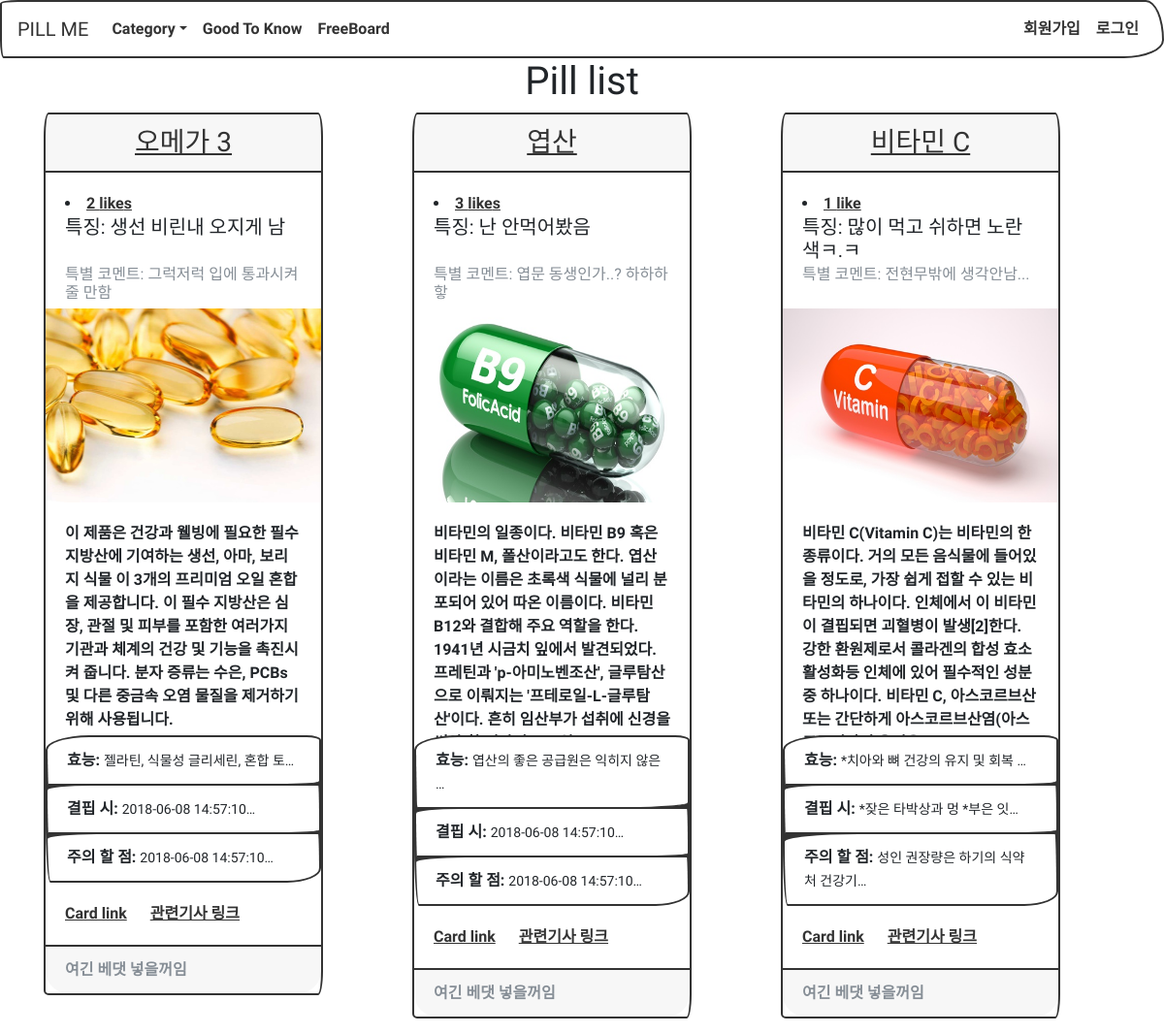
Screenshot of /pills/pill_list/ with the database file from the repository.
### pills/models.py (models this page shows, shortened)
class Pills(models.Model):
	name			= models.CharField(max_length=20, null=False)
	feature			= models.TextField(max_length=50, null=True)
	editor_said		= models.TextField(max_length=50, null=True)
	description		= models.TextField(max_length=2000)
	where_it_from	= models.TextField(max_length=2000)
	benefit			= models.TextField(max_length=2000)
	shortage		= models.TextField(max_length=2000)
	careful			= models.TextField(max_length=2000)
	category_body	= models.ManyToManyField(Categories_Body)
	category_gender	= models.ManyToManyField(Categories_Gender)
	image			= models.ImageField(upload_to='upload_images/pills/%Y/%m/%d')
	like_user_set	= models.ManyToManyField(settings.AUTH_USER_MODEL,
												blank=True,
												related_name='like_user_set',
												through='Like')
	def get_absolute_url(self):
		return reverse('pills:pill_detail', args=[self.id])
	def like_count(self):
		return self.like_user_set.count()

### pills/views.py (the view)
class PillListView(ListView):
	model = Pills
	template_name = "pills/pill_list.html"
	def get_context_data(self, **kwargs):
		context = super(PillListView, self).get_context_data(**kwargs)
		return context
	def get_queryset(self, *args, **kwargs):
		qs = Pills.objects.all()
		print(self.request.GET)
		query = self.request.GET.get("q", None)
		if query is not None:
			qs = qs.filter(
					Q(name__icontains=query)
				)
		return qs

### pills/templates/pills/pill_list.html (shortened to what this page needs)
{% extends "base.html" %}
{% block content %}
<h1 style="text-align: center;">Pill list</h1>
	<div class='container'>
  		<div class="row">
  		{% for pills in object_list %}
  			<div class="col-lg-4">
			  	<div class="card mb-3" style="width: 18rem;">
			  		<a href="{{ pills.get_absolute_url }}"><h3 class="card-header" style="text-align: center;">{{ pills.name }}</h3></a>
			  		<div class="card-body">
			  		<li>
					    <a href="{% url 'pills:pill_like' pills.pk %}">{{ pills.like_count }} like{{ pills.like_count|pluralize }}</a>
					</li>
			  			<h5 class="card-title" style="height: 45px;"">특징: {{ pills.feature }}</h5>
			  			<h6 class="card-subtitle text-muted" style="height: 25px;">특별 코멘트: {{ pills.editor_said }}</h6>
			  		</div>
			  		<img style="height: 200px; width: 100%; display: block;" src="{{ pills.image.url }}" alt="Card image">
			  		<div class="card-body">
			  			<p class="card-text" style="height: 200px;">{{ pills.description|truncatechars:200 }}</p>
			  		</div>
			  		<ul class="list-group list-group-flush">
			  			<li class="list-group-item"><b>효능:</b> <small>{{ pills.benefit|truncatechars:20 }}</small></li>
			  			<li class="list-group-item"><b>결핍 시:</b> <small>{{ pills.shortage|truncatechars:20 }}</small></li>
			  			<li class="list-group-item"><b>주의 할 점:</b> <small>{{ pills.careful|truncatechars:20 }}</small></li>
			  		</ul>
			  		<div class="card-body">
			 			<a href="#" class="card-link">Card link</a>
			  			<a href="#" class="card-link">관련기사 링크</a>
			  		</div>
			  		<div class="card-footer text-muted">
			  			여긴 베댓 넣을꺼임
			  		</div>
		  		</div>
		  	</div>
		{% endfor %}
{% endblock %}

### rows the page displays
Pills: name "오메가 3", like_count "2", feature "생선 비린내 오지게 남", editor_said "그럭저럭 입에 통과시켜 줄 만함", image (picture), description "이 제품은 건강과 웰빙에 필요한 필수 지방산에 기여하는 생선, 아마, 보리지 식물 이 3개의 프리미엄 오일 혼합을 제공합니다. 이 필수 지방산은 심장, 관절 및 피부를 포함한 여러가지 기관과 체계의 건강 및 기능을 촉진시켜 줍니다. 분자 증류는 수은, PCBs 및 다른 중금속 오염 물질을 제거하기 위해 사용됩니다.", benefit "젤라틴, 식물성 글리세린, 혼합 토…", shortage "2018-06-08 14:57:10…", careful "2018-06-08 14:57:10…"
Pills: name "엽산", like_count "3", feature "난 안먹어봤음", editor_said "엽문 동생인가..? 하하하핳", image (picture), description "비타민의 일종이다. 비타민 B9 혹은 비타민 M, 폴산이라고도 한다. 엽산이라는 이름은 초록색 식물에 널리 분포되어 있어 따온 이름이다. 비타민 B12와 결합해 주요 역할을 한다. 1941년 시금치 잎에서 발견되었다. 프레틴과 'p-아미노벤조산', 글루탐산으로 이뤄지는 '프테로일-L-글루탐산'이다. 흔히 임산부가 섭취에 신경을…", benefit "엽산의 좋은 공급원은 익히지 않은 …", shortage "2018-06-08 14:57:10…", careful "2018-06-08 14:57:10…"
Pills: name "비타민 C", like_count "1", feature "많이 먹고 쉬하면 노란색ㅋ.ㅋ", editor_said "전현무밖에 생각안남...", image (picture), description "비타민 C(Vitamin C)는 비타민의 한 종류이다. 거의 모든 음식물에 들어있을 정도로, 가장 쉽게 접할 수 있는 비타민의 하나이다. 인체에서 이 비타민이 결핍되면 괴혈병이 발생[2]한다. 강한 환원제로서 콜라겐의 합성 효소 활성화등 인체에 있어 필수적인 성분중 하나이다. 비타민 C, 아스코르브산 또는 간단하게…", benefit "*치아와 뼈 건강의 유지 및 회복 …", shortage "*잦은 타박상과 멍 *부은 잇…", careful "성인 권장량은 하기의 식약처 건강기…"
